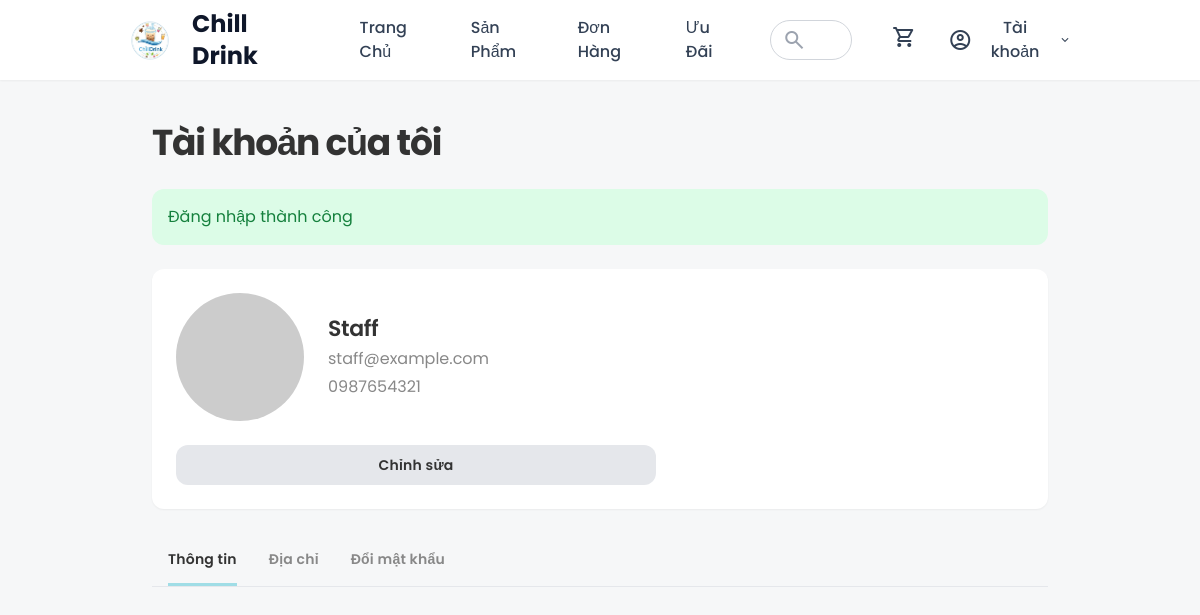
/DU_AN_1/base/?action=profile (signed in), run on the app's committed database.
### tables this page shows
CREATE TABLE `users` (
  `id` int(11) NOT NULL,
  `role_id` int(11) NOT NULL DEFAULT 1,
  `name` varchar(150) NOT NULL,
  `email` varchar(150) DEFAULT NULL,
  `avatar` varchar(255) DEFAULT NULL,
  `phone` varchar(30) DEFAULT NULL,
  `password` varchar(255) NOT NULL,
  `is_active` tinyint(1) DEFAULT 1,
  `created_at` datetime DEFAULT current_timestamp(),
  `updated_at` datetime DEFAULT current_timestamp() ON UPDATE current_timestamp()
);

### DU_AN_1/base/dua/controllers/ProfileController.php (called while the page is built, shortened)
<?php
class ProfileController
{
    private $userModel;
    public function __construct()
    {
        $this->userModel = new User();
    }
    public function index()
    {
        $user = $this->userModel->findById($_SESSION['user']['id']);
        require_once PATH_VIEW . 'profile/index.php';
    }
}

### DU_AN_1/base/index.php (called while the page is built, shortened)
<?php
spl_autoload_register(function ($class) {
    $fileName = "$class.php";
    $fileModel              = PATH_MODEL . $fileName;
});
require_once './routes/index.php';

### DU_AN_1/base/dua/models/BaseModel.php (called while the page is built, shortened)
<?php
class BaseModel
{
    public function __construct()
    {
        $dsn = sprintf('mysql:host=%s;port=%s;dbname=%s;charset=utf8', DB_HOST, DB_PORT, DB_NAME);
        try {
            $this->pdo = new PDO($dsn, DB_USERNAME, DB_PASSWORD, DB_OPTIONS);
        } catch (PDOException $e) {
            die("Kết nối cơ sở dữ liệu thất bại: {$e->getMessage()}. Vui lòng thử lại sau.");
        }
    }
}

### DU_AN_1/base/dua/models/User.php (called while the page is built, shortened)
<?php
class User extends BaseModel
{
    protected $table = 'users';
    public function findById($id)
    {
        $sql = "SELECT * FROM {$this->table} WHERE id = :id LIMIT 1";
        $stmt = $this->pdo->prepare($sql);
        $stmt->execute([':id' => $id]);
        return $stmt->fetch();
    }
}

### DU_AN_1/base/dua/views/profile/index.php (the view, shortened to what this page needs)
<!DOCTYPE html>
<html class="light" lang="vi">
<head>
<script src="https://cdn.tailwindcss.com?plugins=forms,container-queries"></script>
</head>
<body class="font-display bg-background-light dark:bg-background-dark text-text-main dark:text-white/90">
<?php require_once PATH_VIEW . 'layouts/header.php'; ?>
<div class="relative flex h-auto min-h-screen w-full flex-col group/design-root overflow-x-hidden">
<div class="layout-container flex h-full grow flex-col">
<main class="flex flex-1 justify-center py-5 sm:py-10 px-4">
<div class="layout-content-container flex flex-col w-full max-w-4xl flex-1 gap-6">
<div>
<p class="text-text-main dark:text-white text-4xl font-bold leading-tight tracking-[-0.033em] min-w-72">Tài khoản của tôi</p>
</div>
<?php if (isset($_SESSION['success'])): ?>
<div class="p-4 bg-green-100 text-green-700 rounded-lg"><?= htmlspecialchars($_SESSION['success'], ENT_QUOTES, 'UTF-8') ?></div>
<?php unset($_SESSION['success']); endif; ?>
<div class="bg-white dark:bg-gray-800/50 rounded-lg p-6 @container shadow-sm">
<div class="flex w-full flex-col gap-6 @[520px]:flex-row @[520px]:justify-between @[520px]:items-center">
<div class="flex gap-6 items-center">
<div class="bg-center bg-no-repeat aspect-square bg-cover rounded-full min-h-24 w-24 sm:min-h-32 sm:w-32" style='background-image: url("https://via.placeholder.com/128");'></div>
<div class="flex flex-col justify-center gap-1">
<p class="text-text-main dark:text-white text-[22px] font-semibold leading-tight tracking-[-0.015em]"><?= htmlspecialchars($user['name'], ENT_QUOTES, 'UTF-8') ?></p>
<p class="text-text-secondary dark:text-white/70 text-base font-normal leading-normal"><?= htmlspecialchars($user['email'], ENT_QUOTES, 'UTF-8') ?></p>
<p class="text-text-secondary dark:text-white/70 text-base font-normal leading-normal"><?= htmlspecialchars($user['phone'], ENT_QUOTES, 'UTF-8') ?></p>
</div>
</div>
<a href="<?= BASE_URL ?>?action=profile-edit" class="flex min-w-[84px] cursor-pointer items-center justify-center overflow-hidden rounded-lg h-10 px-5 bg-gray-200 dark:bg-gray-700 text-text-main dark:text-white/90 text-sm font-semibold leading-normal tracking-[0.015em] w-full max-w-[480px] @[480px]:w-auto hover:bg-gray-300 dark:hover:bg-gray-600 transition-colors">
<span class="truncate">Chỉnh sửa</span>
</a>
</div>
</div>
<div class="flex flex-col gap-6">
<div class="border-b border-gray-200 dark:border-gray-700">
<div class="flex px-4 gap-8">
<a class="flex flex-col items-center justify-center border-b-[3px] border-b-primary text-text-main dark:text-white pb-[13px] pt-4" href="<?= BASE_URL ?>?action=profile">
<p class="text-sm font-semibold leading-normal tracking-[0.015em]">Thông tin</p>
</a>
<a class="flex flex-col items-center justify-center border-b-[3px] border-b-transparent text-text-secondary dark:text-white/70 pb-[13px] pt-4 hover:text-text-main dark:hover:text-white" href="<?= BASE_URL ?>?action=address">
<p class="text-sm font-semibold leading-normal tracking-[0.015em]">Địa chỉ</p>
</a>
<a class="flex flex-col items-center justify-center border-b-[3px] border-b-transparent text-text-secondary dark:text-white/70 pb-[13px] pt-4 hover:text-text-main dark:hover:text-white" href="<?= BASE_URL ?>?action=change-password">
<p class="text-sm font-semibold leading-normal tracking-[0.015em]">Đổi mật khẩu</p>
</a>
</div>
</div>
</div>
</div>
</main>
</div>
</div>
</body>
</html>

### DU_AN_1/base/dua/views/profile/index.php (style rules this page uses)
body { font-family: 'Poppins', sans-serif; }

### data on the page
users: name "Staff", email "staff@example.com", phone "0987654321"

### other printed values
$siteName "Chill Drink"
$_SESSION['success'] "Đăng nhập thành công"
